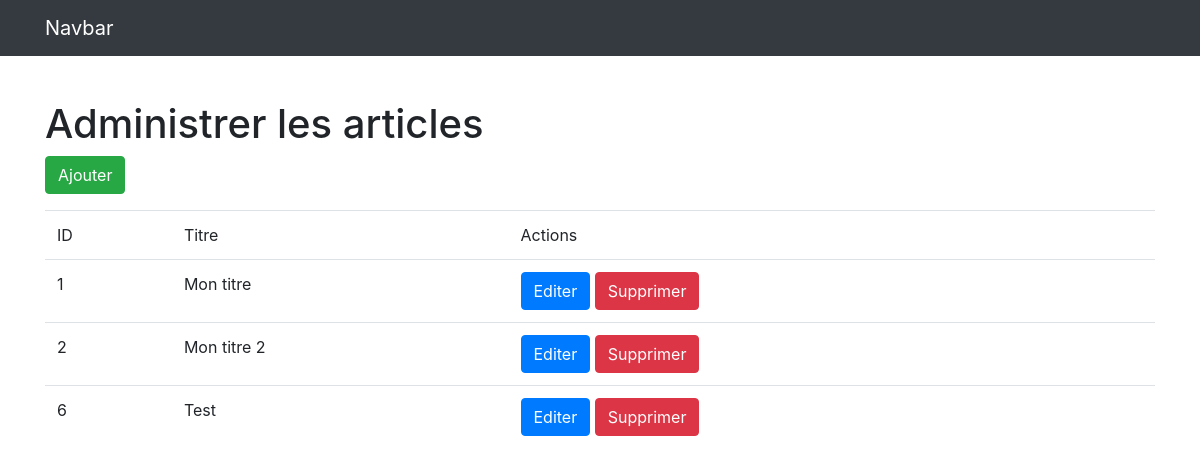
/admin.php (signed in), run on the app's committed database.
### tables this page shows
CREATE TABLE IF NOT EXISTS `articles` (
  `id` int(11) NOT NULL AUTO_INCREMENT,
  `titre` varchar(255) NOT NULL,
  `contenu` longtext NOT NULL,
  `date` datetime DEFAULT NULL,
  `category_id` int(11) NOT NULL,
  PRIMARY KEY (`id`),
  KEY `category_id` (`category_id`)
);

### app/App.php (called while the page is built, shortened)
<?php
class App {
    private static $_instance;
    private $db_instance;
    public static function getInstance(){
        if(is_null(self::$_instance)){
            self::$_instance = new App();
        }
        return self::$_instance;
    }
    public static function load(){
        require ROOT . '/app/Autoloader.php';
        require ROOT . '/core/Autoloader.php';
    }
    public function getTable($name){
        return new $class_name($this->getDb());
    }
    public function getDb(){
        $config = Config::getInstance(ROOT . '/config/config.php');
        if(is_null($this->db_instance)){
            $this->db_instance = new MysqlDatabase($config->get('db_name'), $config->get('db_user'), $config->get('db_pass'), $config->get('db_host'));
        }
        return $this->db_instance;
    }
}

### app/Autoloader.php (called while the page is built, shortened)
<?php
class Autoloader {
    static function autoload($class){
        if (strpos($class, __NAMESPACE__ . '\\') === 0) {
            $class = str_replace(__NAMESPACE__ . '\\', '', $class);
        }
    }
}

### core/Autoloader.php (called while the page is built, shortened)
<?php
class Autoloader {
    static function autoload($class){
        if (strpos($class, __NAMESPACE__ . '\\') === 0) {
            $class = str_replace(__NAMESPACE__ . '\\', '', $class);
        }
    }
}

### core/Config.php (called while the page is built, shortened)
<?php
class Config
{
    private $settings = [];
    private static $_instance;
    public static function getInstance($file){
        if(is_null(self::$_instance)){
            self::$_instance = new Config($file);
        }
        return self::$_instance;
    }
    public function __construct($file) {
        $this->settings = require($file);
    }
    public function get($key){
        return $this->settings[$key];
    }
}

### config/config.php (called while the page is built)
<?php
return array(
    "db_user" => "root",
    "db_pass" => "",
    "db_host" => "localhost",
    "db_name" => "blog",
);

### core/Table/Table.php (called while the page is built, shortened)
<?php
class Table
{
    protected $table;
    protected $db;
    public function __construct(Database $db)
    {
        $this->db = $db;
    }
    public function all(){
        return $this->query('SELECT * FROM ' . $this->table);
    }
    public function query($statement, $attributes = null, $one = false) {
        if($attributes){
            return $this->db->prepare(
                $statement,
                $attributes,
                str_replace('Table', 'Entity', get_class($this)),
                $one
            );
        } else {
            return $this->db->query(
                $statement,
                str_replace('Table', 'Entity', get_class($this)),
                $one
            );
        }
    }
}

### core/Database/MysqlDatabase.php (called while the page is built, shortened)
<?php
class MysqlDatabase extends Database {
    private $pdo;
    private function getPDO() {
        if($this->pdo === null) {
            $pdo = new PDO('mysql:dbname=blog;host=localhost', 'root', '');
            $pdo->setAttribute(PDO::ATTR_ERRMODE, PDO::ERRMODE_EXCEPTION);
            $this->pdo = $pdo;
        }
        return $this->pdo;
    }
    public function query($statement, $class_name = null, $one = false) {
        $req = $this->getPDO()->query($statement);
        if($class_name === null){
            $req->setFetchMode(PDO::FETCH_OBJ);
        } else {
            $req->setFetchMode(PDO::FETCH_CLASS, $class_name);
        }
        if($one) {
            $datas = $req->fetch();
        } else {
            $datas = $req->fetchAll();
        }
        return $datas;
    }
}

### pages/admin/posts/index.php (the view, shortened to what this page needs)
<?php
$posts = App::getInstance()->getTable('Post')->all();
?>
<h1>Administrer les articles</h1>
<p>
    <a href="?p=posts.add" class="btn btn-success">Ajouter</a>
</p>
<table class="table">
    <thead>
    <tr>
        <td>ID</td>
        <td>Titre</td>
        <td>Actions</td>
    </tr>
    </thead>
    <tbody>
        <?php foreach($posts as $post): ?>
            <tr>
                <td><?= $post->id; ?></td>
                <td><?= $post->titre; ?></td>
                <td>
                    <a href="?p=posts.edit&id=<?= $post->id; ?>" class="btn btn-primary">Editer</a>
                    <form action="?p=posts.delete" method="post" style="display: inline;">
                        <button type="submit" class="btn btn-danger">Supprimer</button>
                    </form>
                </td>
            </tr>
        <?php endforeach; ?>
    </tbody>
</table>

### data on the page
articles: id "1", titre "Mon titre"
articles: id "2", titre "Mon titre 2"
articles: id "6", titre "Test"
